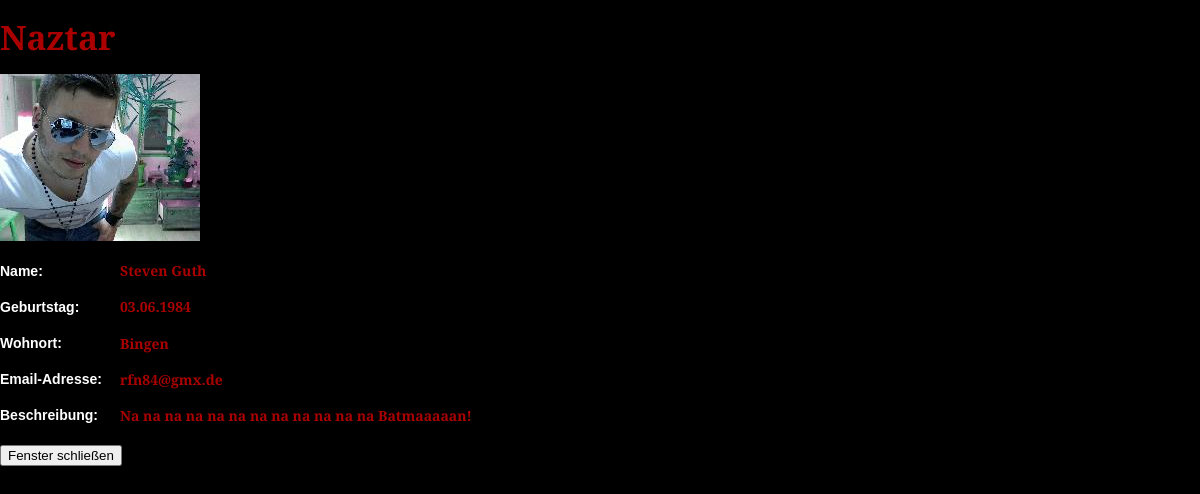
The app's page /DetailUser.php?UID=3 with its own data.
### tables this page shows
CREATE TABLE IF NOT EXISTS `user` (
  `User_ID` int(10) unsigned NOT NULL AUTO_INCREMENT,
  `Email` varchar(100) NOT NULL,
  `Passwort` char(32) NOT NULL,
  `Mainchar` varchar(20) NOT NULL,
  `RLBildklein` varchar(160) DEFAULT NULL,
  `RLBildgross` varchar(160) DEFAULT NULL,
  `Vorname` varchar(60) DEFAULT NULL,
  `Name` varchar(60) DEFAULT NULL,
  `GebDatum` date DEFAULT NULL,
  `Ort` varchar(60) DEFAULT NULL,
  `Telefon` varchar(25) DEFAULT NULL,
  `oeffentlEmail` tinyint(1) DEFAULT NULL,
  `Beschreibung` varchar(1000) DEFAULT NULL,
  `Status` enum('aktiv','admin','deaktiviert','neu') DEFAULT 'neu',
  `Online` bigint(20) NOT NULL,
  PRIMARY KEY (`User_ID`),
  UNIQUE KEY `Mainchar` (`Mainchar`)
);

### src/dbadmin.inc (called while the page is built, shortened)
<?php
function Get_User($User_ID, $dbconn)
{
    $sql = "SELECT `Email`, `Mainchar`, `RLBildklein`, `RLBildgross`, `Vorname`, `Name`, `GebDatum`, `Ort`, `Telefon`, `oeffentlEmail`, `Beschreibung`, `Status`
			FROM `User`
            WHERE `User_ID` = ".$User_ID.";";
	$query_result = mysql_query($sql, $dbconn) or die("Anfrage nicht erfolgreich");
	$user_arr = array();
	while (($user_ds = mysql_fetch_assoc($query_result))!= false)
		$user_arr[] = $user_ds;
	return $user_arr;
}
?>

### DetailUser.php (the view, shortened to what this page needs)
<?php
	include "./src/dbadmin.inc";
	$dbconn = Connect_DB();
	$DetailAnzeige=Get_User($_GET['UID'], $dbconn);
?>
<!DOCTYPE html PUBLIC "-//W3C//DTD XHTML 1.0 Strict//EN" "http://www.w3.org/TR/xhtml1/DTD/xhtml1-strict.dtd">
<html>
	<head>
		<link rel="stylesheet" type="text/css" href="./styleoverlay.css" />
	</head>
	<body>
		<div id="Detailuser">
			<form method="post" action="<?php echo $_SERVER['PHP_SELF']; ?>">
				<?php
					foreach($DetailAnzeige as $row)
					{
						echo '<div id="OverlayChar">
								<p><h2>'.$row['Mainchar'].'</h2></p>
							  </div>';
					if(!empty($row['RLBildklein']))
						{
						echo '<div id="OverlayBild">
								<div class="OverlayBild"><img src="'.$row['RLBildklein'].'" alt="" /></div>
							  </div>';
						}
					if(!empty($row['Vorname'])||
						!empty($row['Name']))
						{
						echo '<div id="OverlayName">
							  	<p><h4>Name:</h4></p>
								<div class="OverlayAusgabe">'.$row['Vorname']." ".$row['Name'].'</div>
							  </div>';
						}
					if(!empty($row['GebDatum']))
						{
						if ($row['GebDatum']!= "1970-01-01")
							{
							$datum_de = date("d.m.Y ", strToTime($row['GebDatum']));
							echo '<div id="OverlayGebDatum">
									<p><h4>Geburtstag:</h4></p>
									<div class="OverlayAusgabe">'.$datum_de.'</div>
								  </div>';
							}
						}
					if(!empty($row['Ort']))
						{
						echo '<div id="OverlayOrt">
								<p><h4>Wohnort:</h4></p>
								<div class="OverlayAusgabe">'.$row['Ort'].'</div>
							  </div>';
						}
					if($row['oeffentlEmail'])
						{
						echo '<div id="OverlayEmail">
								<p><h4>Email-Adresse:</h4></p>
								<div class="OverlayAusgabe">'.$row['Email'].'</div>
							  </div>';
						}
						if($row['Beschreibung'])
						{
						echo '<div id="OverlayBeschreibung">
								<p><h4>Beschreibung:</h4></p>
								<div class="OverlayAusgabe">'.$row['Beschreibung'].'</div>
							  </div>';
						}
					}
				?>
				<div id="Overlaysubmit">
						<input type="submit" id="Schließen" value="Fenster schlie&szlig;en"  onclick="parent.parent.GB_hide();" />
				</div>
			</form>
		</div>
	</body>
</html>

### styleoverlay.css (style rules this page uses)
body { margin: 0; padding: 0; background: #000000; font-family: Arial, Helvetica, sans-serif; font-size: 14px; color: #FFF; }
h1, h2, h3 h4 { margin: 0; padding: 0; font-family: 'Arvo'; color: #AA0000; font-weight: bold; }
h2 { font-size: 2.4em; }
h4 { font-size: 1em; }
.OverlayAusgabe { color: #AA0000; font-weight: bold; margin-top: -36px; margin-left: 120px; font-family: 'Arvo'; }
#Overlaysubmit { margin-top: 20px; }

### records on screen
user: Mainchar "Naztar", RLBildklein (picture), Vorname "Steven", Name "Guth", GebDatum "03.06.1984", Ort "Bingen", Email "rfn84@gmx.de", Beschreibung "Na na na na na na na na na na na na Batmaaaaan!"
